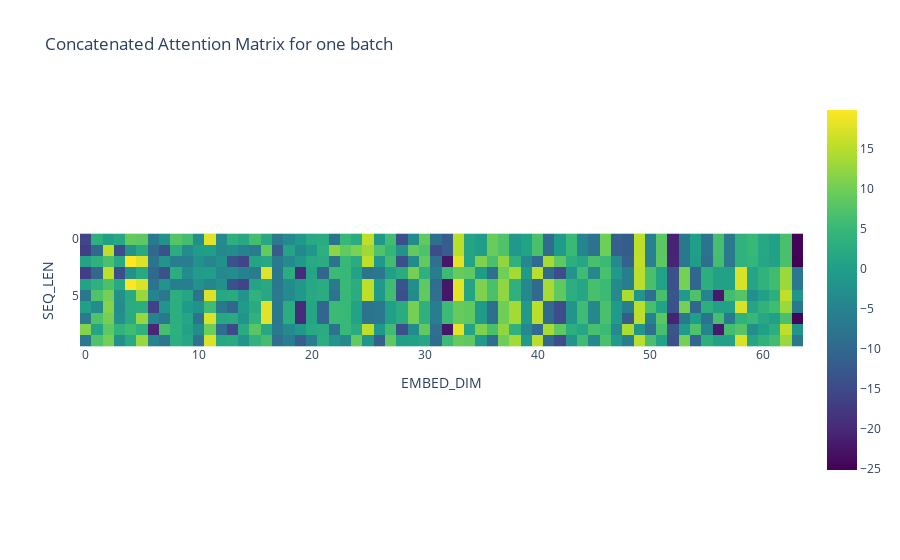

Here is the notebook cell this chart was saved with:
### Code cell
# transpose the matrix to (BATCH_SIZE, SEQ_LEN, N_HEADS, D_K)
# so that N_HEADS and D_K are trailing, call reshape to concatenate the N_HEADS D_K vectors
attention_matrix = attention_matrix.transpose(1, 2, 0, 3).reshape(BATCH_SIZE, SEQ_LEN, -1)
print(attention_matrix.shape)
px.imshow(attention_matrix[0], title="Concatenated Attention Matrix for one batch", labels=dict(x="EMBED_DIM", y="SEQ_LEN"), color_continuous_scale="VIRIDIS")

### Figure 1 — Plotly figure (JSON) as saved in the notebook; plotly's stock layout.template omitted (floating-point values rounded to 4 significant figures; data arrays with more than 128 entries replaced by an {"elided": "..."} marker saying what was removed)
{"data": [{"coloraxis": "coloraxis", "hovertemplate": "EMBED_DIM: %{x}<br>SEQ_LEN: %{y}<br>color: %{z}<extra></extra>", "name": "0", "type": "heatmap", "xaxis": "x", "yaxis": "y", "z": {"elided": "10x64 float values"}}], "layout": {"coloraxis": {"colorscale": [[0, "#440154"], [0.1111, "#482878"], [0.2222, "#3e4989"], [0.3333, "#31688e"], [0.4444, "#26828e"], [0.5556, "#1f9e89"], [0.6667, "#35b779"], [0.7778, "#6ece58"], [0.8889, "#b5de2b"], [1, "#fde725"]]}, "title": {"text": "Concatenated Attention Matrix for one batch"}, "xaxis": {"anchor": "y", "constrain": "domain", "domain": [0, 1], "scaleanchor": "y", "title": {"text": "EMBED_DIM"}}, "yaxis": {"anchor": "x", "autorange": "reversed", "constrain": "domain", "domain": [0, 1], "title": {"text": "SEQ_LEN"}}}}
